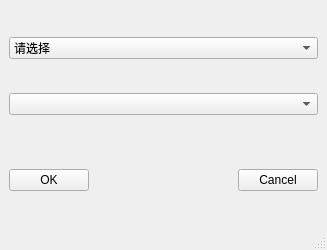
<?xml version="1.0" encoding="UTF-8"?>
<ui version="4.0">
 <class>MainWindow</class>
 <widget class="QMainWindow" name="MainWindow">
  <property name="enabled">
   <bool>true</bool>
  </property>
  <property name="geometry">
   <rect>
    <x>0</x>
    <y>0</y>
    <width>327</width>
    <height>250</height>
   </rect>
  </property>
  <property name="windowTitle">
   <string>MainWindow</string>
  </property>
  <widget class="QWidget" name="centralwidget">
   <layout class="QVBoxLayout" name="verticalLayout_2">
    <item>
     <layout class="QVBoxLayout" name="verticalLayout">
      <item>
       <spacer name="verticalSpacer_4">
        <property name="orientation">
         <enum>Qt::Vertical</enum>
        </property>
        <property name="sizeHint" stdset="0">
         <size>
          <width>20</width>
          <height>28</height>
         </size>
        </property>
       </spacer>
      </item>
      <item>
       <widget class="QComboBox" name="comboBox">
        <property name="maxVisibleItems">
         <number>20</number>
        </property>
        <item>
         <property name="text">
          <string>请选择</string>
         </property>
        </item>
        <item>
         <property name="text">
          <string>北京 10101</string>
         </property>
        </item>
        <item>
         <property name="text">
          <string>上海 10102</string>
         </property>
        </item>
        <item>
         <property name="text">
          <string>天津 10103</string>
         </property>
        </item>
        <item>
         <property name="text">
          <string>重庆 10104</string>
         </property>
        </item>
        <item>
         <property name="text">
          <string>黑龙江 10105</string>
         </property>
        </item>
        <item>
         <property name="text">
          <string>吉林 10106</string>
         </property>
        </item>
        <item>
         <property name="text">
          <string>辽宁 10107</string>
         </property>
        </item>
        <item>
         <property name="text">
          <string>内蒙古 10108</string>
         </property>
        </item>
        <item>
         <property name="text">
          <string>河北 10109</string>
         </property>
        </item>
        <item>
         <property name="text">
          <string>山西 10110</string>
         </property>
        </item>
        <item>
         <property name="text">
          <string>陕西 10111</string>
         </property>
        </item>
        <item>
         <property name="text">
          <string>山东 10112</string>
         </property>
        </item>
        <item>
         <property name="text">
          <string>新疆 10113</string>
         </property>
        </item>
        <item>
         <property name="text">
          <string>西藏 10114</string>
         </property>
        </item>
        <item>
         <property name="text">
          <string>青海 10115</string>
         </property>
        </item>
        <item>
         <property name="text">
          <string>甘肃 10116</string>
         </property>
        </item>
        <item>
         <property name="text">
          <string>宁夏 10117</string>
         </property>
        </item>
        <item>
         <property name="text">
          <string>河南 10118</string>
         </property>
        </item>
        <item>
         <property name="text">
          <string>江苏 10119</string>
         </property>
        </item>
        <item>
         <property name="text">
          <string>湖北 10120</string>
         </property>
        </item>
        <item>
         <property name="text">
          <string>浙江 10121</string>
         </property>
        </item>
        <item>
         <property name="text">
          <string>安徽 10122</string>
         </property>
        </item>
        <item>
         <property name="text">
          <string>福建 10123</string>
         </property>
        </item>
        <item>
         <property name="text">
          <string>江西 10124</string>
         </property>
        </item>
        <item>
         <property name="text">
          <string>湖南 10125</string>
         </property>
        </item>
        <item>
         <property name="text">
          <string>贵州 10126</string>
         </property>
        </item>
        <item>
         <property name="text">
          <string>四川 10127</string>
         </property>
        </item>
        <item>
         <property name="text">
          <string>广东 10128</string>
         </property>
        </item>
        <item>
         <property name="text">
          <string>云南 10129</string>
         </property>
        </item>
        <item>
         <property name="text">
          <string>广西 10130</string>
         </property>
        </item>
        <item>
         <property name="text">
          <string>海南 10131</string>
         </property>
        </item>
        <item>
         <property name="text">
          <string>香港 10132</string>
         </property>
        </item>
        <item>
         <property name="text">
          <string>澳门 10133</string>
         </property>
        </item>
        <item>
         <property name="text">
          <string>台湾 10134</string>
         </property>
        </item>
       </widget>
      </item>
      <item>
       <spacer name="verticalSpacer_2">
        <property name="orientation">
         <enum>Qt::Vertical</enum>
        </property>
        <property name="sizeHint" stdset="0">
         <size>
          <width>20</width>
          <height>18</height>
         </size>
        </property>
       </spacer>
      </item>
      <item>
       <widget class="QComboBox" name="comboBox_1"/>
      </item>
      <item>
       <spacer name="verticalSpacer">
        <property name="orientation">
         <enum>Qt::Vertical</enum>
        </property>
        <property name="sizeHint" stdset="0">
         <size>
          <width>20</width>
          <height>48</height>
         </size>
        </property>
       </spacer>
      </item>
      <item>
       <layout class="QHBoxLayout" name="horizontalLayout">
        <item>
         <widget class="QPushButton" name="OK">
          <property name="text">
           <string>OK</string>
          </property>
         </widget>
        </item>
        <item>
         <spacer name="horizontalSpacer">
          <property name="orientation">
           <enum>Qt::Horizontal</enum>
          </property>
          <property name="sizeHint" stdset="0">
           <size>
            <width>68</width>
            <height>20</height>
           </size>
          </property>
         </spacer>
        </item>
        <item>
         <widget class="QPushButton" name="Cancel">
          <property name="text">
           <string>Cancel</string>
          </property>
         </widget>
        </item>
       </layout>
      </item>
      <item>
       <spacer name="verticalSpacer_3">
        <property name="orientation">
         <enum>Qt::Vertical</enum>
        </property>
        <property name="sizeHint" stdset="0">
         <size>
          <width>20</width>
          <height>28</height>
         </size>
        </property>
       </spacer>
      </item>
     </layout>
    </item>
   </layout>
  </widget>
  <widget class="QMenuBar" name="menubar">
   <property name="geometry">
    <rect>
     <x>0</x>
     <y>0</y>
     <width>327</width>
     <height>23</height>
    </rect>
   </property>
  </widget>
  <widget class="QStatusBar" name="statusbar"/>
 </widget>
 <resources/>
 <connections/>
</ui>
